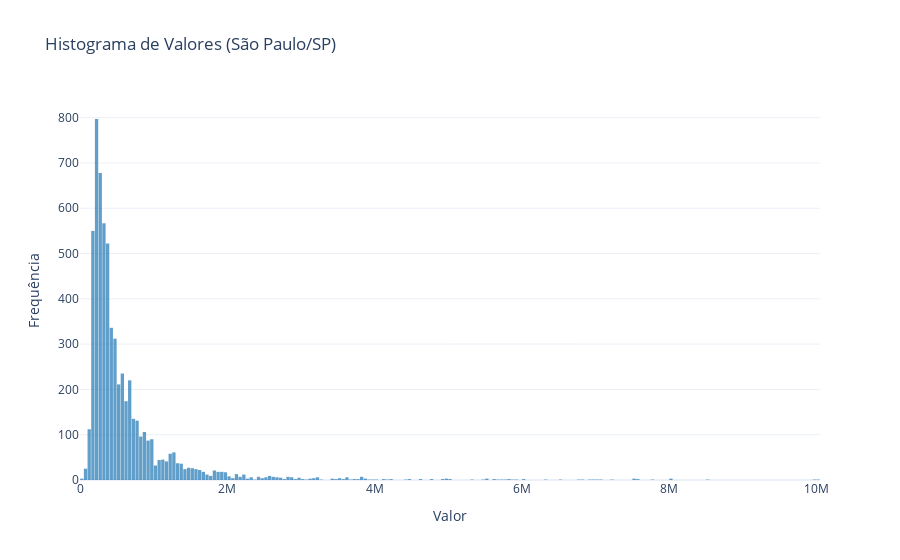

Here is the notebook cell this chart was saved with:
### Code cell
# Histograma interativo com Plotly
fig = px.histogram(
    df,
    x="Price",                  # Coluna para o eixo X
    nbins=200,                    # Número de intervalos
    title="Histograma de Valores (São Paulo/SP)",  # Título
    labels={"valor": "Valor"},   # Rótulo do eixo X
    opacity=0.7,                # Transparência das barras
    color_discrete_sequence=["#1f77b4"],  # Cor das barras (azul)
    template="plotly_white"     # Estilo do gráfico
)

# Personalizar layout
fig.update_layout(
    bargap=0.1,                 # Espaço entre barras
    xaxis_title="Valor",        # Título do eixo X
    yaxis_title="Frequência",   # Título do eixo Y
    hovermode="x",              # Mostrar informações ao passar o mouse
    showlegend=False            # Ocultar legenda (não necessária para histogramas simples)
)

# Exibir o gráfico
fig.show()

### Figure 1 — Plotly figure (JSON) as saved in the notebook; plotly's stock layout.template omitted (floating-point values rounded to 4 significant figures; data arrays with more than 128 entries replaced by an {"elided": "..."} marker saying what was removed)
{"data": [{"alignmentgroup": "True", "bingroup": "x", "hovertemplate": "Price=%{x}<br>count=%{y}<extra></extra>", "legendgroup": "", "marker": {"color": "#1f77b4", "opacity": 0.7, "pattern": {"shape": ""}}, "name": "", "nbinsx": 200, "offsetgroup": "", "orientation": "v", "showlegend": false, "type": "histogram", "x": {"elided": "6205 int values"}, "xaxis": "x", "yaxis": "y"}], "layout": {"bargap": 0.1, "barmode": "relative", "hovermode": "x", "legend": {"tracegroupgap": 0}, "showlegend": false, "title": {"text": "Histograma de Valores (São Paulo/SP)"}, "xaxis": {"anchor": "y", "domain": [0, 1], "title": {"text": "Valor"}}, "yaxis": {"anchor": "x", "domain": [0, 1], "title": {"text": "Frequência"}}}}
